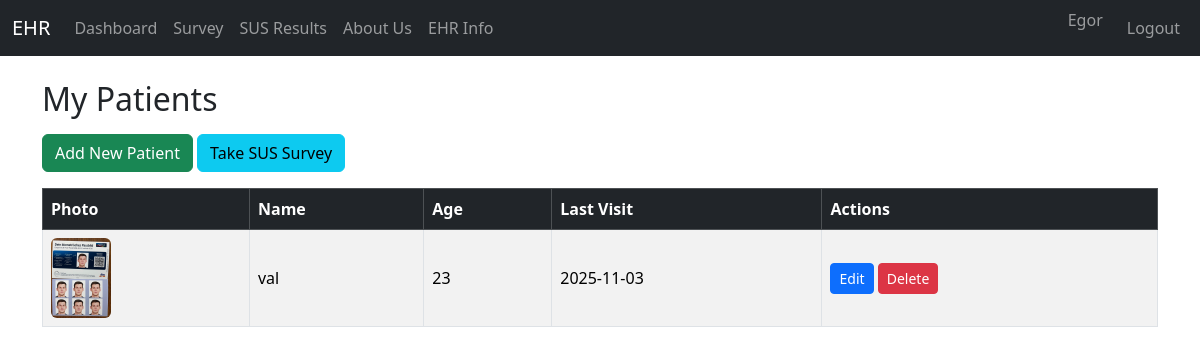
Screenshot of /dashboard (signed in) with the database file from the repository.
### app.py (models this page shows)
class Patient(db.Model):
    id = db.Column(db.Integer, primary_key=True)
    doctor_id = db.Column(db.Integer, db.ForeignKey('doctor.id'))
    name = db.Column(db.String(100))
    age = db.Column(db.Integer)
    gender = db.Column(db.String(10))
    medical_history = db.Column(db.Text)
    weight = db.Column(db.Float)
    last_visit = db.Column(db.String(50))
    allergies = db.Column(db.String(200))
    image_filename = db.Column(db.String(200))

### app.py (the view)
@app.route('/dashboard')
def dashboard():
    if 'doctor_id' not in session:
        flash('Please log in first.', 'warning')
        return redirect(url_for('login'))
    doctor_id = session['doctor_id']
    search_query = request.args.get('search', '').strip()
    if search_query:
        patients = Patient.query.filter(
            Patient.doctor_id == doctor_id,
            Patient.name.ilike(f'%{search_query}%')
        ).all()
    else:
        patients = Patient.query.filter_by(doctor_id=doctor_id).all()
    return render_template('dashboard.html', patients=patients)

### templates/dashboard.html
{% extends "base.html" %}
{% block content %}
<h2 class="mb-3">My Patients</h2>
<div class="mb-3">
    <a class="btn btn-success" href="{{ url_for('patient_new') }}">Add New Patient</a>
    <a class="btn btn-info" href="{{ url_for('survey') }}">Take SUS Survey</a>
</div>
{% if patients %}
<table class="table table-striped table-bordered align-middle">
    <thead class="table-dark">
        <tr>
            <th>Photo</th>
            <th>Name</th>
            <th>Age</th>
            <th>Last Visit</th>
            <th>Actions</th>
        </tr>
    </thead>
    <tbody>
        {% for p in patients %}
        <tr>
            <td>
                {% if p.image_filename %}
                    <img src="{{ url_for('uploaded_file', filename=p.image_filename) }}" width="60" class="rounded">
                {% else %}
                    <span class="text-muted">No Photo</span>
                {% endif %}
            </td>
            <td>{{ p.name }}</td>
            <td>{{ p.age }}</td>
            <td>{{ p.last_visit }}</td>
            <td>
                <a class="btn btn-primary btn-sm" href="{{ url_for('patient_edit', pid=p.id) }}">Edit</a>
                <form method="post" action="{{ url_for('patient_delete', pid=p.id) }}" style="display:inline;">
                    <button class="btn btn-danger btn-sm" onclick="return confirm('Delete this patient?')">Delete</button>
                </form>
            </td>
        </tr>
        {% endfor %}
    </tbody>
</table>
{% else %}
<p class="text-muted">No patients yet. Start by adding a new patient above.</p>
{% endif %}
{% endblock %}

### rows the page displays
Patient: image_filename (picture), name "val", age "23", last_visit "2025-11-03"

### other values shown
{{ session.get('doctor_name') }} "Egor"
